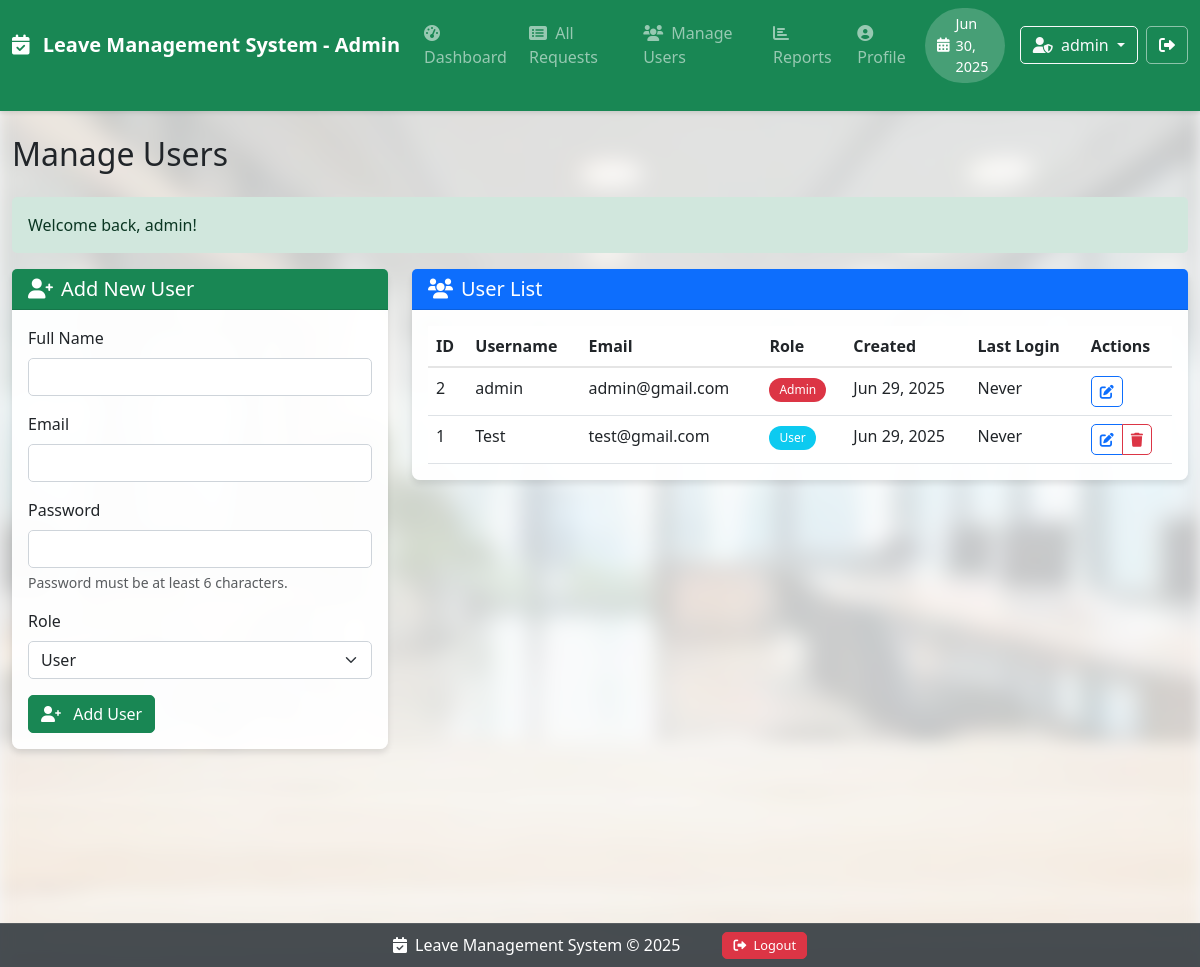
Page /admin/manage_users.php (signed in) on the committed database.
### tables this page shows
CREATE TABLE IF NOT EXISTS users (
                                     id INT AUTO_INCREMENT PRIMARY KEY,
                                     name VARCHAR(100) NOT NULL,
    email VARCHAR(100) NOT NULL UNIQUE,
    password VARCHAR(255) NOT NULL,
    role ENUM('admin', 'user') DEFAULT 'user',
    created_at TIMESTAMP DEFAULT CURRENT_TIMESTAMP,
    last_login TIMESTAMP NULL
    );

### admin/manage_users.php (the view, shortened to what this page needs)
<?php
require_once '../includes/functions.php';
$currentUserId = $_SESSION['user_id'];
try {
    $stmt = $pdo->query("SELECT * FROM users ORDER BY role = 'admin' DESC, created_at DESC");
    $users = $stmt->fetchAll(PDO::FETCH_ASSOC);
} catch (PDOException $e) {
    $error = "Database error: " . $e->getMessage();
}
?>
<!DOCTYPE html>
<html lang="en">
<head>
    <link href="https://cdn.jsdelivr.net/npm/bootstrap@5.3.0/dist/css/bootstrap.min.css" rel="stylesheet">
    <link rel="stylesheet" href="https://cdnjs.cloudflare.com/ajax/libs/font-awesome/6.0.0/css/all.min.css">
    <link rel="stylesheet" href="../assets/css/style.css">
</head>
<body>
<?php include '../includes/admin-navbar.php'; ?>
<div class="content-wrapper">
    <div class="container-fluid py-4">
        <h2 class="mb-4">Manage Users</h2>
        <?php displayMessage(); ?>
        <div class="row mb-4">
            <div class="col-md-4">
                <div class="card">
                    <div class="card-header bg-success text-white">
                        <h5 class="mb-0"><i class="fas fa-user-plus me-2"></i>Add New User</h5>
                    </div>
                    <div class="card-body">
                        <form method="POST" action="manage_users.php">
                            <div class="mb-3">
                                <label for="name" class="form-label">Full Name</label>
                                <input type="text" class="form-control" id="name" name="name" required>
                            </div>
                            <div class="mb-3">
                                <label for="email" class="form-label">Email</label>
                                <input type="email" class="form-control" id="email" name="email" required>
                            </div>
                            <div class="mb-3">
                                <label for="password" class="form-label">Password</label>
                                <input type="password" class="form-control" id="password" name="password" required>
                                <div class="form-text">Password must be at least 6 characters.</div>
                            </div>
                            <div class="mb-3">
                                <label for="role" class="form-label">Role</label>
                                <select class="form-select" id="role" name="role" required>
                                    <option value="user">User</option>
                                </select>
                            </div>
                            <button type="submit" class="btn btn-success">
                                <i class="fas fa-user-plus me-2"></i> Add User
                            </button>
                        </form>
                    </div>
                </div>
            </div>
            <div class="col-md-8">
                <div class="card">
                    <div class="card-header bg-primary text-white">
                        <h5 class="mb-0"><i class="fas fa-users me-2"></i>User List</h5>
                    </div>
                    <div class="card-body">
                        <?php if (isset($users) && count($users) > 0): ?>
                            <div class="table-responsive">
                                <table class="table table-hover">
                                    <thead>
                                    <tr>
                                        <th>ID</th>
                                        <th>Username</th>
                                        <th>Email</th>
                                        <th>Role</th>
                                        <th>Created</th>
                                        <th>Last Login</th>
                                        <th>Actions</th>
                                    </tr>
                                    </thead>
                                    <tbody>
                                    <?php foreach ($users as $user): ?>
                                        <tr>
                                            <td><?php echo $user['id']; ?></td>
                                            <td><?php echo htmlspecialchars($user['name']); ?></td>
                                            <td><?php echo htmlspecialchars($user['email']); ?></td>
                                            <td>
                                                <span class="badge bg-<?php echo $user['role'] === 'admin' ? 'danger' : 'info'; ?>">
                                                    <?php echo ucfirst($user['role']); ?>
                                                </span>
                                            </td>
                                            <td><?php echo formatDateForDisplay($user['created_at'], 'M d, Y'); ?></td>
                                            <td><?php echo $user['last_login'] ? formatDateForDisplay($user['last_login'], 'M d, Y') : 'Never'; ?></td>
                                            <td>
                                                <div class="btn-group" role="group">
                                                    <button type="button" class="btn btn-sm btn-outline-primary edit-user-btn"
                                                            data-bs-toggle="modal"
                                                            data-bs-target="#editUserModal"
                                                            data-user-id="<?php echo $user['id']; ?>"
                                                            data-user-name="<?php echo htmlspecialchars($user['name']); ?>"
                                                            data-user-email="<?php echo htmlspecialchars($user['email']); ?>"
                                                            data-user-role="<?php echo $user['role']; ?>">
                                                        <i class="fas fa-edit"></i>
                                                    </button>
                                                    <?php if ($user['id'] != $currentUserId && $user['email'] !== 'admin@gmail.com'): ?>
                                                        <button type="button" class="btn btn-sm btn-outline-danger delete-user-btn"
                                                                data-bs-toggle="modal"
                                                                data-bs-target="#deleteUserModal"
                                                                data-user-id="<?php echo $user['id']; ?>"
                                                                data-user-name="<?php echo htmlspecialchars($user['name']); ?>">
                                                            <i class="fas fa-trash"></i>
                                                        </button>
                                                    <?php endif; ?>
                                                </div>
                                            </td>
                                        </tr>
                                    <?php endforeach; ?>
                                    </tbody>
                                </table>
                            </div>
                        <?php else: ?>
                            <div class="alert alert-info">
                                <i class="fas fa-info-circle me-2"></i> No users found.
                            </div>
                        <?php endif; ?>
                    </div>
                </div>
            </div>
        </div>
    </div>
</div>
<?php include '../includes/footer.php'; ?>
</body>
</html>

### includes/admin-navbar.php (shortened to what this page needs)
<nav class="navbar navbar-expand-lg navbar-dark bg-success">
    <div class="container-fluid">
        <a class="navbar-brand" href="dashboard.php">
            <i class="fas fa-calendar-check me-2"></i> Leave Management System - Admin
        </a>
        <div class="collapse navbar-collapse" id="navbarNav">
            <ul class="navbar-nav me-auto">
                <li class="nav-item">
                    <a class="nav-link" href="dashboard.php">
                        <i class="fas fa-tachometer-alt me-1"></i> Dashboard
                    </a>
                </li>
                <li class="nav-item">
                    <a class="nav-link" href="all_requests.php">
                        <i class="fas fa-list-alt me-1"></i> All Requests
                    </a>
                </li>
                <li class="nav-item">
                    <a class="nav-link" href="manage_users.php">
                        <i class="fas fa-users me-1"></i> Manage Users
                    </a>
                </li>
                <li class="nav-item">
                    <a class="nav-link" href="reports.php">
                        <i class="fas fa-chart-bar me-1"></i> Reports
                    </a>
                </li>
                <li class="nav-item">
                    <a class="nav-link" href="profile.php">
                        <i class="fas fa-user-circle me-1"></i> Profile
                    </a>
                </li>
            </ul>
            <div class="d-flex align-items-center">
                <div class="date-header d-none d-md-flex">
                    <i class="fas fa-calendar-alt"></i> <?php echo getCurrentDateFormatted(); ?>
                </div>
                <div class="dropdown me-2">
                    <button class="btn btn-outline-light dropdown-toggle" type="button" id="userDropdown" data-bs-toggle="dropdown" aria-expanded="false">
                        <i class="fas fa-user-shield me-1"></i> <?php echo $_SESSION['user_name'] ?? 'Admin'; ?>
                    </button>
                </div>
                <a href="../logout.php" class="btn btn-outline-light logout-btn" title="Logout">
                    <i class="fas fa-sign-out-alt"></i>
                </a>
            </div>
        </div>
    </div>
</nav>

### includes/functions.php (shortened to what this page needs)
<?php
function getCurrentDateTime() {
    return '2025-06-30 13:30:07';
}
function formatDateForDisplay($dateString, $format = 'M d, Y') {
    $date = new DateTime($dateString);
    return $date->format($format);
}
function getCurrentDateFormatted() {
    $date = new DateTime(getCurrentDateTime());
    return $date->format('M d, Y');
}
function displayMessage() {
    if (isset($_SESSION['message'])) {
        $type = $_SESSION['message_type'] ?? 'info';
        echo '<div class="alert alert-' . $type . ' alert-dismissible fade show" role="alert">';
        echo $_SESSION['message'];
        echo '<button type="button" class="btn-close" data-bs-dismiss="alert" aria-label="Close"></button>';
        echo '</div>';
    }
}
?>

### includes/footer.php
<footer class="text-center py-2">
    <div class="container">
        <div class="row">
            <div class="col-md-12 d-flex justify-content-center align-items-center flex-wrap">
                <span class="me-3 mb-2 mb-md-0"><i class="fas fa-calendar-check me-1"></i> Leave Management System &copy; <?php echo date('Y'); ?></span>
                <?php if (isset($_SESSION['user_id'])): ?>
                    <div class="ms-md-3">
                        <a href="<?php echo (strpos($_SERVER['PHP_SELF'], '/admin/') !== false || strpos($_SERVER['PHP_SELF'], '/user/') !== false) ? '../logout.php' : 'logout.php'; ?>"
                           class="btn btn-sm btn-danger footer-logout">
                            <i class="fas fa-sign-out-alt me-1"></i> Logout
                        </a>
                    </div>
                <?php endif; ?>
            </div>
        </div>
    </div>
</footer>

### assets/css/style.css (style rules this page uses)
body { position: relative; min-height: 100vh; padding-bottom: 70px; margin: 0; background-color: #f8f9fa; }
body::before { content: ""; position: fixed; top: 0; left: 0; width: 100%; height: 100%; background-image: url('../img/bg.jpg'); background-size: cover; background-position: center; background-repeat: no-repeat; filter: blur(8px); opacity: 0.2; z-index: -1; }
.container-fluid { position: relative; z-index: 1; padding-bottom: 20px; }
.content-wrapper { min-height: calc(100vh - 140px); padding-bottom: 80px; }
.btn-close, .btn-close-white { background: transparent !important; border: none !important; opacity: 1 !important; outline: none !important; box-shadow: none !important; }
.date-header { display: inline-flex; align-items: center; background-color: rgba(255, 255, 255, 0.2); border-radius: 50px; padding: 5px 12px; font-size: 0.9rem; color: white; margin-right: 15px; transition: background-color 0.3s; }
.date-header i { margin-right: 6px; font-size: 0.9rem; }
.card { background-color: rgba(255, 255, 255, 0.95); box-shadow: 0 4px 6px rgba(0, 0, 0, 0.1); border: none; border-radius: 8px; transition: all 0.3s ease; margin-bottom: 20px; }
.card-header { border-top-left-radius: 8px; border-top-right-radius: 8px; border-bottom: 1px solid rgba(0, 0, 0, 0.125); font-weight: 500; }
.table { background-color: rgba(255, 255, 255, 0.97); margin-bottom: 0; }
.table thead th { border-bottom: 2px solid rgba(0, 0, 0, 0.1); font-weight: 600; }
.btn { border-radius: 5px; font-weight: 500; outline: none !important; box-shadow: none !important; }
.badge { padding: 6px 10px; font-weight: 500; border-radius: 20px; }
.form-control, .form-select { border-radius: 5px; border: 1px solid #ced4da; }
.alert { border-radius: 5px; border: none; }
.navbar { box-shadow: 0 2px 4px rgba(0, 0, 0, 0.1); position: sticky; top: 0; z-index: 1000; }
.navbar-brand { font-weight: 600; }
.nav-link { font-weight: 500; }
footer { background-color: rgba(52, 58, 64, 0.9); color: white; padding: 10px 0; position: fixed; bottom: 0; left: 0; right: 0; width: 100%; z-index: 1000; height: auto; border-top: 1px solid rgba(255, 255, 255, 0.1); }
footer .d-flex { display: flex; justify-content: center; align-items: center; flex-wrap: wrap; gap: 10px; }
footer .footer-logout { font-size: 0.8rem; padding: 3px 10px; white-space: nowrap; }
.logout-btn { color: white !important; border-color: rgba(255, 255, 255, 0.5); padding: 6px 12px; transition: all 0.2s ease; }
.footer-logout { font-size: 0.8rem; padding: 3px 8px; }

### rows in the picture
users: id "2", name "admin", email "admin@gmail.com", role "Admin", created_at "Jun 29, 2025", shows "Never"
users: id "1", name "Test", email "test@gmail.com", role "User", created_at "Jun 29, 2025", shows "Never"

### other values in the picture
getCurrentDateFormatted() "Jun 30, 2025"
$_SESSION['user_name'] "admin"
$_SESSION['message'] "Welcome back, admin!"
